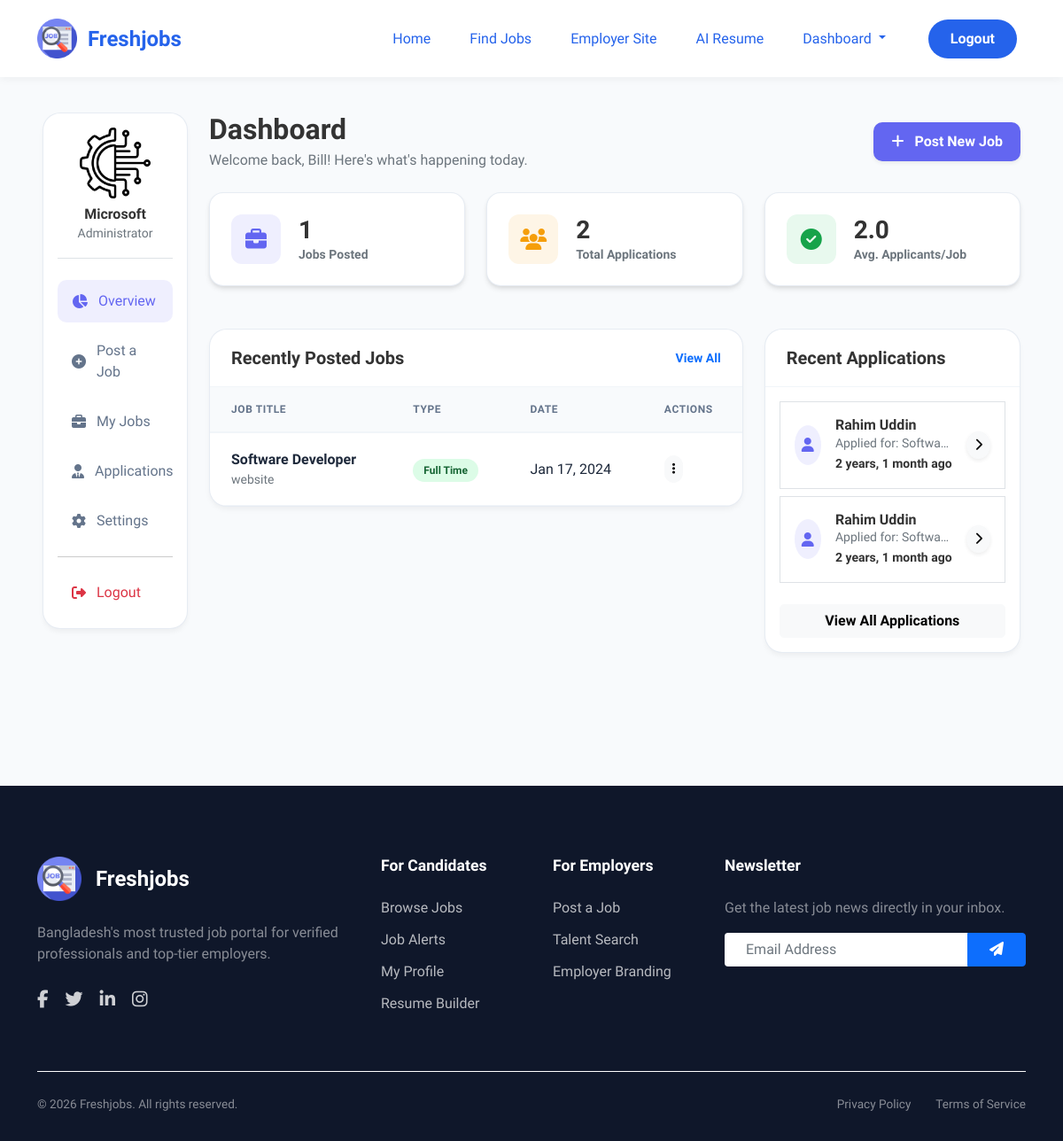
Page /dashboard/ (signed in) on the earlier database version.
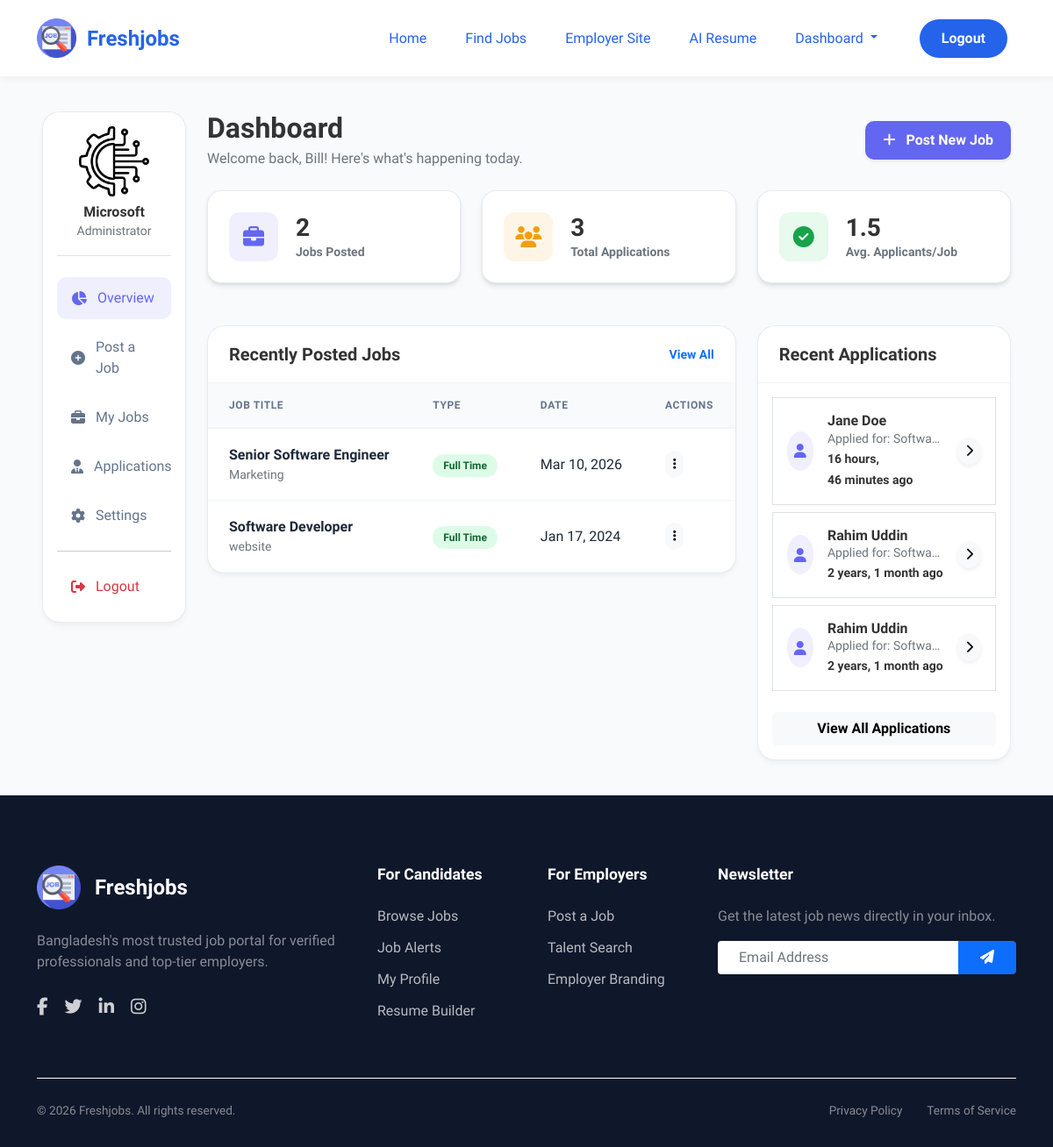
Same page on the later database version.
### employee/models.py (models this page shows, shortened)
class Employee(models.Model):
    user = models.OneToOneField(User,on_delete=models.CASCADE,related_name='employees')
    company_name = models.CharField(max_length=70)
    Company_Logo = models.ImageField(upload_to='media/images',null=True)
    Company_number = models.CharField(max_length=11,null=True)
    About = models.TextField(blank=True)
    website = models.URLField(blank=True)
    company_mail = models.EmailField(null=True)

### jobs/models.py (models this page shows, shortened)
class Jobs(models.Model):
    title = models.CharField(max_length=70)
    description = models.TextField()
    industry = models.ForeignKey(Category,on_delete=models.CASCADE,default=None)
    Job_type = models.CharField(max_length=30,choices = JOB_TYPE,default='Full Time')
    requirements = models.TextField()
    Responsibities = models.TextField(default=None)
    qualifications = models.TextField(default=None)
    Post = models.CharField(max_length=255,default=None)
    salary = models.CharField(max_length=255,default=None)
    Benifits = models.CharField(max_length=255,default=None)
    posted_by = models.ForeignKey(Employee,on_delete=models.CASCADE)
    created_on = models.DateTimeField(auto_now_add = True)
    location = models.ForeignKey(Location, on_delete=models.CASCADE,default=None)

class JobApplication(models.Model):
    job = models.ForeignKey(Jobs, on_delete=models.CASCADE)
    seeker = models.ForeignKey(Job_seeker, on_delete=models.CASCADE)
    CareerObjective = models.TextField(null=True)
    skills = models.ManyToManyField(Skill)
    projects_name = models.TextField(null=True, blank=True)
    Experience = models.TextField(null=True, blank=True)
    about_me = models.TextField(null=True)
    Contact = models.CharField(max_length=12,null=True)
    github_link = models.CharField(max_length=500,null=True)
    others_link = models.CharField(max_length=256,null=True,blank=True)
    letter = models.TextField()
    applied = models.DateTimeField(auto_now_add=True)

### category/models.py (models this page shows, shortened)
class Category(models.Model):
    name = models.CharField(max_length=200)
    image = models.ImageField(upload_to='images/',blank=True)
    slug = models.CharField(max_length=200)

### job_seeker/models.py (models this page shows, shortened)
class Job_seeker(models.Model):
    user = models.OneToOneField(User,on_delete=models.CASCADE,related_name='seeker')
    Resume = models.FileField(upload_to='media/',null=True)
    profile_picture = models.ImageField(upload_to='profile_pictures/', null=True, blank=True)
    CareerObjective = models.TextField(null=True, blank=True)
    projects_name = models.TextField(null=True, blank=True)
    Experience = models.TextField(null=True, blank=True)
    about_me = models.TextField(null=True, blank=True)
    Contact = models.CharField(max_length=12,null=True, blank=True)
    github_link = models.CharField(max_length=500,null=True, blank=True)
    others_link = models.CharField(max_length=256,null=True,blank=True)
    skills = models.ManyToManyField(Skill, blank=True)

### employee/views.py (the view, shortened to what this page needs)
# urls.py: path('dashboard/', views.EmployeeDashboardView.as_view(), name='employee_dashboard'),
class EmployeeDashboardView(LoginRequiredMixin, UserPassesTestMixin, ListView):
    template_name = 'employee_dashboard.html'
    context_object_name = 'jobs'
    def test_func(self):
        return Employee.objects.filter(user=self.request.user).exists()
    def get_queryset(self):
        try:
            employee = self.request.user.employees
            return Jobs.objects.filter(posted_by=employee).order_by('-created_on')
        except Employee.DoesNotExist:
            return Jobs.objects.none()
    def get_context_data(self, **kwargs):
        context = super().get_context_data(**kwargs)
        try:
            employee = self.request.user.employees
            jobs = self.get_queryset()
            context['employee'] = employee
            context['total_jobs'] = jobs.count()
            total_apps = JobApplication.objects.filter(job__posted_by=employee).count()
            context['total_applications'] = total_apps
            if context['total_jobs'] > 0:
                context['avg_applications'] = round(total_apps / context['total_jobs'], 1)
            else:
                context['avg_applications'] = 0
            context['recent_applications'] = JobApplication.objects.filter(
                job__posted_by=employee
            ).order_by('-applied')[:5]
        except Employee.DoesNotExist:
            context['employee'] = None
            context['total_jobs'] = 0
            context['total_applications'] = 0
            context['recent_applications'] = []
        return context

### employee/templates/employee_dashboard.html (shortened to what this page needs)
{% extends 'index.html' %}
{% load static %}
{% block content %}
<link href="https://unpkg.com/aos@2.3.1/dist/aos.css" rel="stylesheet">
<div class="dashboard-container">
    <div class="container-fluid px-lg-5">
        <div class="row">
            <div class="col-lg-2 mb-4 d-none d-lg-block">
                <div class="dash-card p-3">
                    <div class="text-center mb-4 pb-3 border-bottom">
                        {% if employee.Company_Logo %}
                            <img src="{{ employee.Company_Logo.url }}" class="rounded-3 mb-2" style="width: 80px; height: 80px; object-fit: contain;">
                        {% else %}
                            <div class="bg-primary-soft rounded-3 d-inline-flex align-items-center justify-content-center mb-2" style="width: 80px; height: 80px;">
                                <i class="fas fa-building fa-2x"></i>
                            </div>
                        {% endif %}
                        <h6 class="fw-bold mb-0 text-truncate">{{ employee.company_name }}</h6>
                        <small class="text-muted">Administrator</small>
                    </div>
                    <nav class="d-flex flex-column gap-2">
                        <a href="{% url 'employee_dashboard' %}" class="sidebar-link active"><i class="fas fa-chart-pie"></i> Overview</a>
                        <a href="{% url 'jobs' %}" class="sidebar-link"><i class="fas fa-plus-circle"></i> Post a Job</a>
                        <a href="{% url 'jobdetails' %}" class="sidebar-link"><i class="fas fa-briefcase"></i> My Jobs</a>
                        <a href="{% url 'employee_applications' %}" class="sidebar-link"><i class="fas fa-user-tie"></i> Applications</a>
                        <a href="{% url 'employee_settings' %}" class="sidebar-link"><i class="fas fa-cog"></i> Settings</a>
                        <hr class="my-2">
                        <a href="{% url 'Logout' %}" class="sidebar-link text-danger"><i class="fas fa-sign-out-alt"></i> Logout</a>
                    </nav>
                </div>
            </div>
            <div class="col-lg-10">
                <div class="d-flex justify-content-between align-items-center mb-4" data-aos="fade-down">
                    <div>
                        <h2 class="fw-bold mb-1">Dashboard</h2>
                        <p class="text-muted mb-0">Welcome back, {{ request.user.first_name|default:request.user.username }}! Here's what's happening today.</p>
                    </div>
                    <a href="{% url 'jobs' %}" class="btn btn-dash-primary shadow-sm"><i class="fas fa-plus me-2"></i> Post New Job</a>
                </div>
                <div class="row g-4 mb-5">
                    <div class="col-md-4" data-aos="zoom-in" data-aos-delay="100">
                        <div class="stat-card">
                            <div class="stat-icon bg-primary-soft">
                                <i class="fas fa-briefcase"></i>
                            </div>
                            <div>
                                <h3 class="fw-bold mb-0">{{ total_jobs }}</h3>
                                <p class="text-muted mb-0 small uppercase fw-bold">Jobs Posted</p>
                            </div>
                        </div>
                    </div>
                    <div class="col-md-4" data-aos="zoom-in" data-aos-delay="200">
                        <div class="stat-card">
                            <div class="stat-icon bg-accent-soft">
                                <i class="fas fa-users"></i>
                            </div>
                            <div>
                                <h3 class="fw-bold mb-0">{{ total_applications }}</h3>
                                <p class="text-muted mb-0 small uppercase fw-bold">Total Applications</p>
                            </div>
                        </div>
                    </div>
                    <div class="col-md-4" data-aos="zoom-in" data-aos-delay="300">
                        <div class="stat-card">
                            <div class="stat-icon bg-success-soft">
                                <i class="fas fa-check-circle"></i>
                            </div>
                            <div>
                                <h3 class="fw-bold mb-0">{{ avg_applications }}</h3>
                                <p class="text-muted mb-0 small uppercase fw-bold">Avg. Applicants/Job</p>
                            </div>
                        </div>
                    </div>
                </div>
                <div class="row g-4">
                    <div class="col-lg-8" data-aos="fade-up" data-aos-delay="400">
                        <div class="dash-card">
                            <div class="dash-card-header">
                                <h5 class="fw-bold mb-0">Recently Posted Jobs</h5>
                                <a href="{% url 'jobdetails' %}" class="text-primary text-decoration-none small fw-bold">View All</a>
                            </div>
                            <div class="table-responsive">
                                <table class="table dash-table table-hover mb-0">
                                    <thead>
                                        <tr>
                                            <th>Job Title</th>
                                            <th>Type</th>
                                            <th>Date</th>
                                            <th>Actions</th>
                                        </tr>
                                    </thead>
                                    <tbody>
                                        {% for job in jobs %}
                                        <tr>
                                            <td>
                                                <div class="fw-bold">{{ job.title }}</div>
                                                <div class="small text-muted">{{ job.industry.name }}</div>
                                            </td>
                                            <td><span class="status-badge badge-active">{{ job.Job_type }}</span></td>
                                            <td>{{ job.created_on|date:"M d, Y" }}</td>
                                            <td>
                                                <div class="dropdown">
                                                    <button class="btn btn-sm btn-light rounded-pill" type="button" data-bs-toggle="dropdown">
                                                        <i class="fas fa-ellipsis-v"></i>
                                                    </button>
                                                </div>
                                            </td>
                                        </tr>
                                        {% endfor %}
                                    </tbody>
                                </table>
                            </div>
                        </div>
                    </div>
                    <div class="col-lg-4" data-aos="fade-up" data-aos-delay="500">
                        <div class="dash-card">
                            <div class="dash-card-header">
                                <h5 class="fw-bold mb-0">Recent Applications</h5>
                            </div>
                            <div class="p-3">
                                {% for app in recent_applications %}
                                <div class="d-flex align-items-center gap-3 p-3 rounded-4 hover-bg-light transition-all mb-2 border">
                                    <div class="bg-primary-soft rounded-circle d-flex align-items-center justify-content-center" style="width: 45px; height: 45px;">
                                        <i class="fas fa-user"></i>
                                    </div>
                                    <div class="flex-grow-1 overflow-hidden">
                                        <h6 class="fw-bold mb-0 text-truncate">{{ app.seeker.user.first_name }} {{ app.seeker.user.last_name }}</h6>
                                        <p class="small text-muted mb-0 text-truncate">Applied for: {{ app.job.title }}</p>
                                        <small class="text-accent fw-bold">{{ app.applied|timesince }} ago</small>
                                    </div>
                                    <a href="#" class="btn btn-sm btn-light rounded-circle shadow-sm" title="View Profile">
                                        <i class="fas fa-chevron-right"></i>
                                    </a>
                                </div>
                                {% empty %}
                                <div class="text-center py-5">
                                    <p class="text-muted mb-0">No applications received yet.</p>
                                </div>
                                {% endfor %}
                                {% if recent_applications %}
                                <a href="{% url 'employee_applications' %}" class="btn btn-light w-100 mt-3 fw-bold rounded-3">View All Applications</a>
                                {% endif %}
                            </div>
                        </div>
                    </div>
                </div>
            </div>
        </div>
    </div>
</div>
{% endblock content %}

Differences in the rows shown:
added Jobs: title "Senior Software Engineer", industry.name "Marketing", Job_type "Full Time", created_on "Mar 10, 2026"
added JobApplication: seeker.user.first_name "Jane", seeker.user.last_name "Doe", job "Softwa…", applied "16 hours, 46 minutes"
Other differences:
{{ total_jobs }}: "1" → "2"
{{ total_applications }}: "2" → "3"
{{ avg_applications }}: "2.0" → "1.5"
